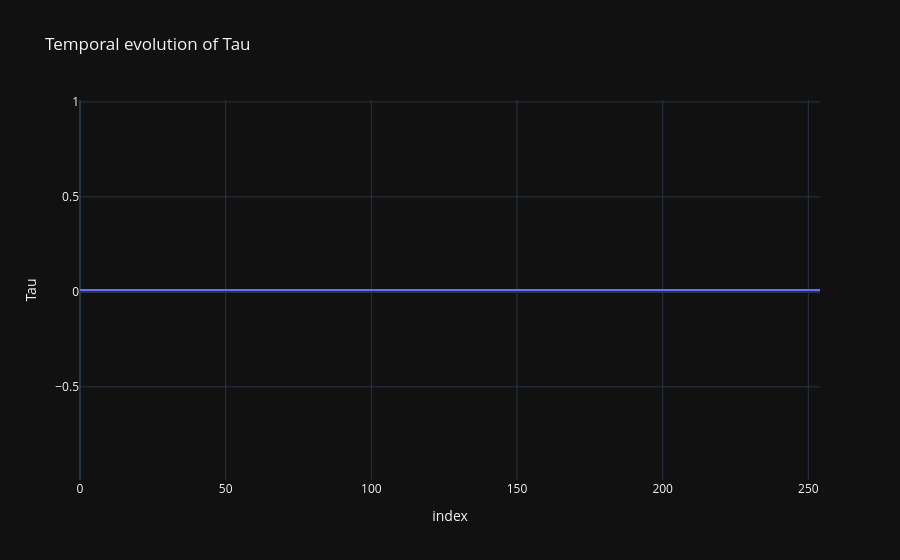

Notebook cell for this chart:
### Code cell
df_lambda = pd.DataFrame({
    "Tau": StackTau
})

fig = px.line(
    df_lambda,
    y="Tau",
    title="Temporal evolution of Tau",
    labels={"Tau": "Tau"}
)

fig.show()

### Figure 1 — Plotly figure (JSON) as saved in the notebook; plotly's stock layout.template omitted (floating-point values rounded to 4 significant figures; data arrays with more than 128 entries replaced by an {"elided": "..."} marker saying what was removed)
{"data": [{"hovertemplate": "index=%{x}<br>Tau=%{y}<extra></extra>", "legendgroup": "", "line": {"color": "#636efa", "dash": "solid"}, "marker": {"symbol": "circle"}, "mode": "lines", "name": "", "orientation": "v", "showlegend": false, "x": {"elided": "255 int values"}, "xaxis": "x", "y": {"elided": "255 float values"}, "yaxis": "y", "type": "scatter"}], "layout": {"xaxis": {"anchor": "y", "domain": [0.0, 1.0], "title": {"text": "index"}}, "yaxis": {"anchor": "x", "domain": [0.0, 1.0], "title": {"text": "Tau"}}, "legend": {"tracegroupgap": 0}, "title": {"text": "Temporal evolution of Tau"}}}
